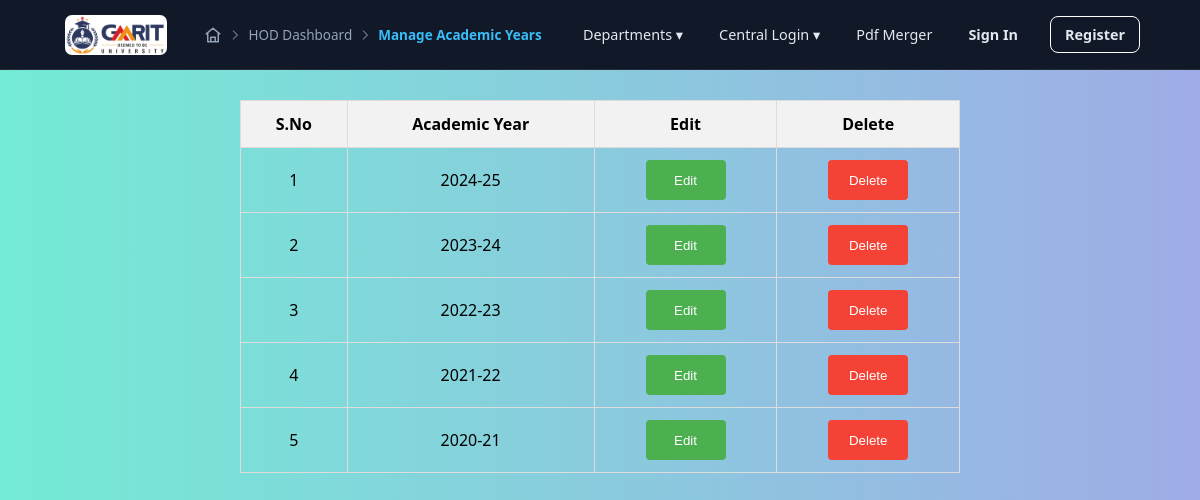
Screenshot of /HOD/edit_acd_year.php with the database file from the repository.
### tables this page shows
CREATE TABLE `academic_year` (
  `year` varchar(40) NOT NULL,
  PRIMARY KEY (`year`)
);

### HOD/edit_acd_year.php (the view, shortened to what this page needs)
<?php
include "../includes/connection.php";
$result = $conn->query("SELECT * FROM academic_year ORDER BY year DESC");
?>
<!DOCTYPE html>
<html>
<head>
</head>
<body>
    <?php include "../includes/header.php"; ?>
<table>
    <tr>
        <th>S.No</th>
        <th>Academic Year</th>
        <th>Edit</th>
        <th>Delete</th>
    </tr>
    <?php
    $sno = 1;
    if ($result->num_rows > 0) {
        while ($row = $result->fetch_assoc()) {
            echo "<tr>";
            echo "<td>" . $sno++ . "</td>";
            echo "<td>" . htmlspecialchars($row['year']) . "</td>";
            echo "<td><button class='btn11 edit-btn11' onclick='showEditPopup(\"" . htmlspecialchars($row['year']) . "\")'>Edit</button></td>";
            echo "<td><button class='btn11 delete-btn11' onclick='confirmDelete(\"" . htmlspecialchars($row['year']) . "\")'>Delete</button></td>";
            echo "</tr>";
        }
    } else {
        echo "<tr><td colspan='4'>No academic years found.</td></tr>";
    }
    ?>
</table>
</body>
</html>

### includes/header.php (style rules this page uses)
body { margin: 0; padding: 0; padding-top: 70px; font-family: 'Segoe UI', sans-serif; }
body { opacity: 1; transition: opacity 0.5s ease-in-out; }

### HOD/edit_acd_year.php (style rules this page uses)
body, html { margin: 0; padding: 0; height: 100%; font-family: 'Poppins', sans-serif; background: linear-gradient(to right, #74ebd5, #9face6); }
body { display: flex; flex-direction: column; }
table { width: 60%; margin: 30px auto; border-collapse: collapse; }
th, td { padding: 12px; border: 1px solid #ddd; text-align: center; }
th { background-color: #f2f2f2; }
.btn11 { height: 40px; width:80px; padding: 5px 10px; border: none; border-radius: 4px; cursor: pointer; color: white; }
.edit-btn11 { background-color: #4CAF50; }
.delete-btn11 { background-color: #f44336; }

### rows the page displays
academic_year: year "2024-25"
academic_year: year "2023-24"
academic_year: year "2022-23"
academic_year: year "2021-22"
academic_year: year "2020-21"

### other values shown
$crumb['label'] "HOD Dashboard"
$crumb['label'] "Manage Academic Years"
